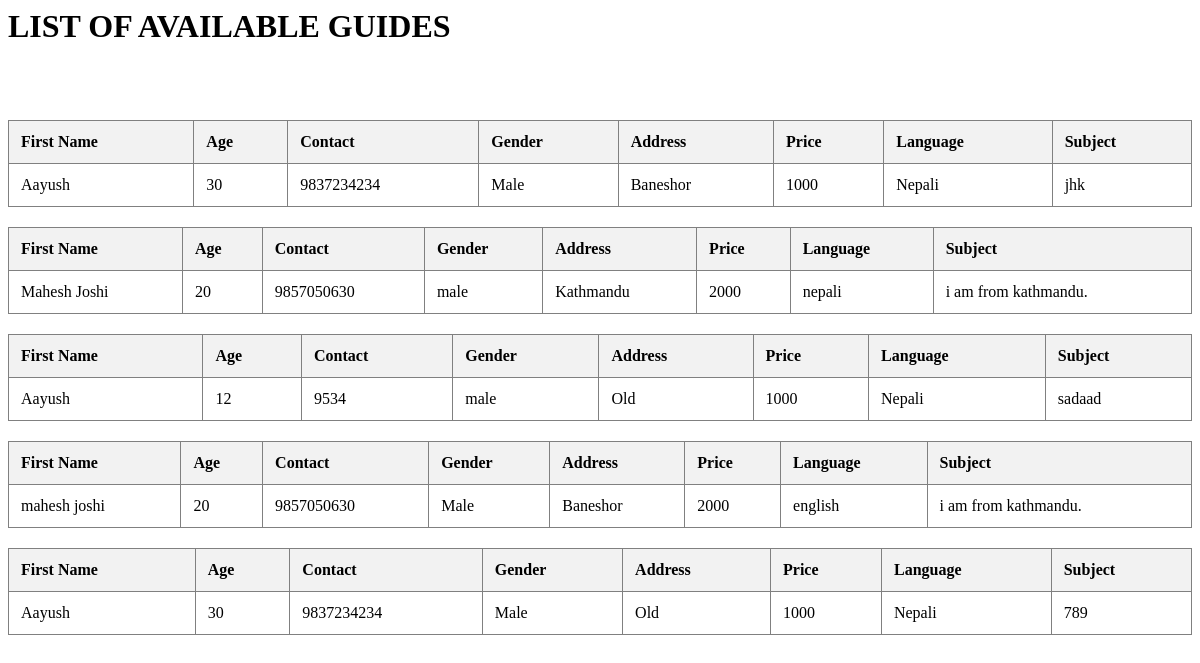
Screenshot of /guideoutput with the database file from the repository.
### mainapp/models.py (models this page shows)
class Guide(models.Model):
  firstname = models.CharField(max_length=255,null=True)
  age = models.IntegerField()
  contact = models.IntegerField()
  gender= models.CharField(max_length=255,null=True)
  address = models.CharField(max_length=255,null=True)
  price = models.IntegerField()
  language = models.CharField(max_length=255,null=True)
  subject=models.TextField()

### mainapp/views.py (the view)
# urls.py: path('guideoutput',views.Goutput,name='guideoutput'),
def Goutput(request):
    my_data = Guide.objects.all() #for all the records
    context={
      'my_data':my_data,
    }
    return render(request, 'guideoutput.html',context)

### templates/guideoutput.html (shortened to what this page needs)
<html>
    <head>
         </head>
        <body>
            <h1>LIST OF AVAILABLE GUIDES</h1><br><br><br>
        {% for k in my_data  %}
        <table border="1">
            <thead>
                <th>First Name</th>
                <th>Age</th>
                <th>Contact</th>
                <th>Gender</th>
                <th>Address</th>
                <th>Price</th>
                <th>Language</th>
                <th>Subject</th>
            </thead>
            <tr>
                <td>{{k.firstname}}</td>
                <td>{{k.age}}</td>
                <td>{{k.contact}}</td>
                <td>{{k.gender}}</td>
                <td>{{k.address}}</td>
                <td>{{k.price}}</td>
                <td>{{k.language}}</td>
                <td>{{k.subject}}</td>
            </tr>
            {% endfor %}
    </body>
    </html>

### templates/guideoutput.html (style rules this page uses)
table { border-collapse: collapse; width: 100%; margin-bottom: 20px; }
thead { background-color: #f2f2f2; }
th, td { text-align: left; padding: 12px; }
th { font-weight: bold; }

### rows the page displays
Guide: firstname "Aayush", age "30", contact "9837234234", gender "Male", address "Baneshor", price "1000", language "Nepali", subject "jhk"
Guide: firstname "Mahesh Joshi", age "20", contact "9857050630", gender "male", address "Kathmandu", price "2000", language "nepali", subject "i am from kathmandu."
Guide: firstname "Aayush", age "12", contact "9534", gender "male", address "Old", price "1000", language "Nepali", subject "sadaad"
Guide: firstname "mahesh joshi", age "20", contact "9857050630", gender "Male", address "Baneshor", price "2000", language "english", subject "i am from kathmandu."
Guide: firstname "Aayush", age "30", contact "9837234234", gender "Male", address "Old", price "1000", language "Nepali", subject "789"
